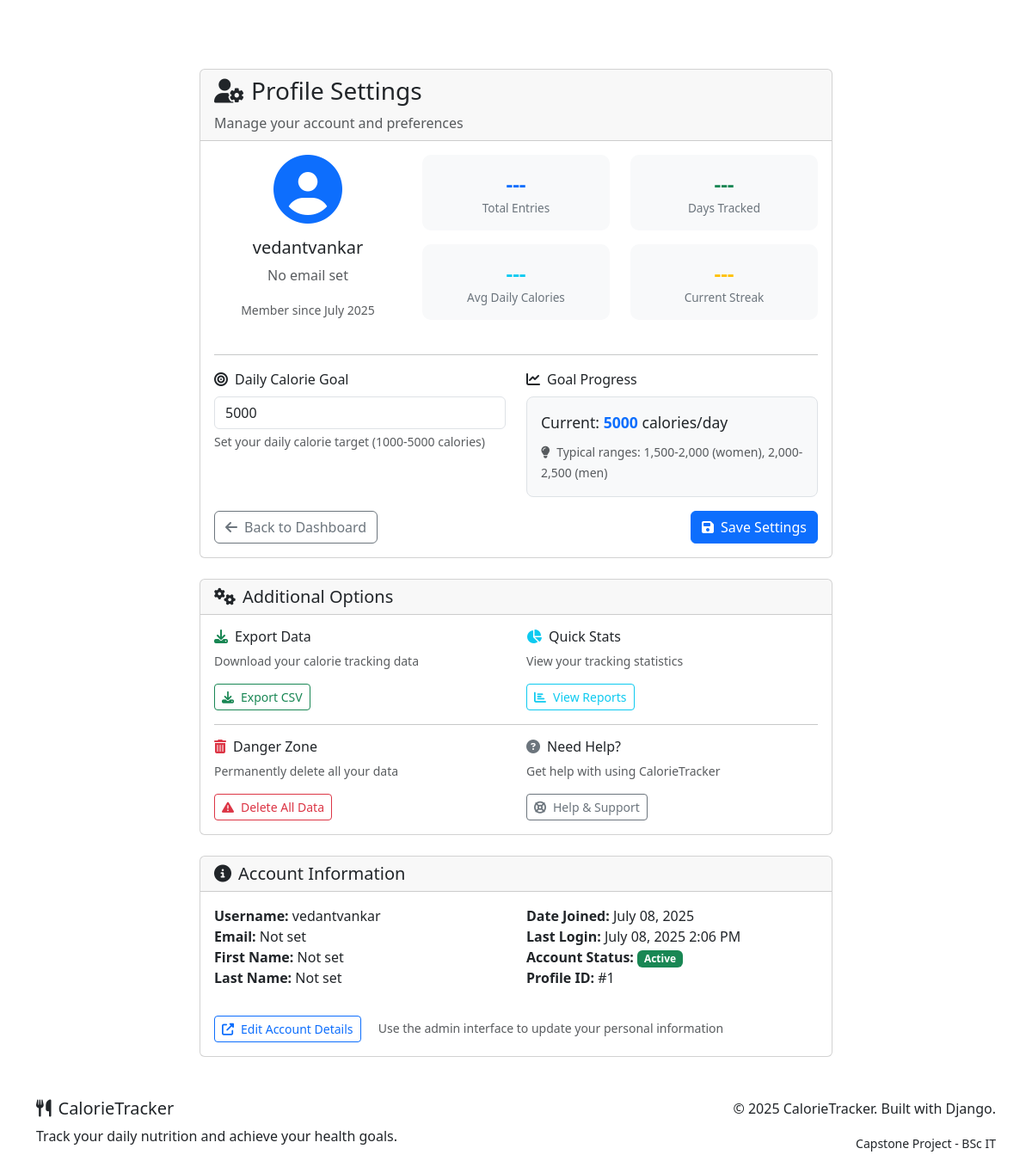
The page /profile/ (signed in) on the database as committed earlier.
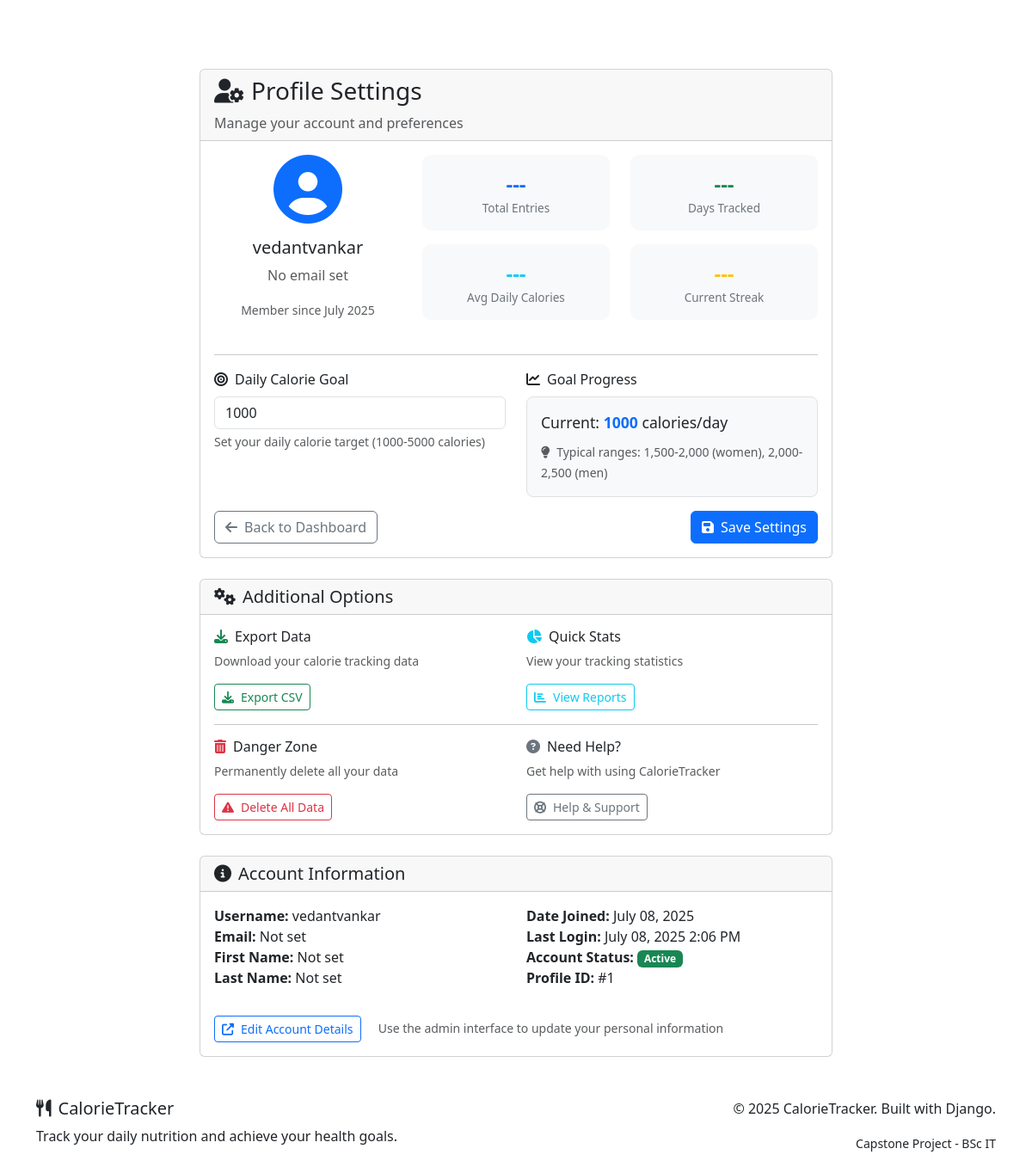
The same page on the database as committed later.
### calories/models.py (models this page shows, shortened)
class UserProfile(models.Model):
    user = models.OneToOneField(User, on_delete=models.CASCADE)
    daily_calorie_goal = models.IntegerField(default=2000)
    created_at = models.DateTimeField(auto_now_add=True)

### calories/views.py (the view)
# urls.py: path('profile/', views.profile_settings, name='profile_settings'),
@login_required
def profile_settings(request):
    profile, created = UserProfile.objects.get_or_create(
        user=request.user,
        defaults={'daily_calorie_goal': 2000}
    )
    if request.method == 'POST':
        form = UserProfileForm(request.POST, instance=profile)
        if form.is_valid():
            form.save()
            messages.success(request, 'Profile updated successfully!')
            return redirect('dashboard')
    else:
        form = UserProfileForm(instance=profile)
    return render(request, 'calories/profile.html', {'form': form})

### calories/forms.py
class UserProfileForm(forms.ModelForm):
    class Meta:
        model = UserProfile
        fields = ['daily_calorie_goal']
        widgets = {
            'daily_calorie_goal': forms.NumberInput(attrs={
                'class': 'form-control',
                'min': '1000',
                'max': '5000',
                'step': '50'
            })
        }
        labels = {
            'daily_calorie_goal': 'Daily Calorie Goal'
        }
        help_texts = {
            'daily_calorie_goal': 'Set your daily calorie target (1000-5000 calories)'
        }

### calories/templates/calories/profile.html (shortened to what this page needs)
{% extends 'calories/base.html' %}
{% block content %}
<div class="row justify-content-center">
    <div class="col-md-8">
        <div class="card">
            <div class="card-header">
                <h3><i class="fas fa-user-cog me-2"></i>Profile Settings</h3>
                <p class="mb-0 text-muted">Manage your account and preferences</p>
            </div>
            <div class="card-body">
                <div class="row mb-4">
                    <div class="col-md-4 text-center">
                        <div class="profile-avatar mb-3">
                            <i class="fas fa-user-circle fa-5x text-primary"></i>
                        </div>
                        <h5>{{ user.first_name|default:user.username }}</h5>
                        <p class="text-muted">{{ user.email|default:"No email set" }}</p>
                        <small class="text-muted">
                            Member since {{ user.date_joined|date:"F Y" }}
                        </small>
                    </div>
                    <div class="col-md-8">
                        <div class="row">
                            <div class="col-6">
                                <div class="stat-card">
                                    <div class="stat-number text-primary" id="total-entries">---</div>
                                    <div class="stat-label">Total Entries</div>
                                </div>
                            </div>
                            <div class="col-6">
                                <div class="stat-card">
                                    <div class="stat-number text-success" id="days-tracked">---</div>
                                    <div class="stat-label">Days Tracked</div>
                                </div>
                            </div>
                            <div class="col-6">
                                <div class="stat-card">
                                    <div class="stat-number text-info" id="avg-daily">---</div>
                                    <div class="stat-label">Avg Daily Calories</div>
                                </div>
                            </div>
                            <div class="col-6">
                                <div class="stat-card">
                                    <div class="stat-number text-warning" id="streak">---</div>
                                    <div class="stat-label">Current Streak</div>
                                </div>
                            </div>
                        </div>
                    </div>
                </div>
                <hr>
                <form method="post" id="profile-form">
                    <div class="row">
                        <div class="col-md-6 mb-3">
                            <label for="{{ form.daily_calorie_goal.id_for_label }}" class="form-label">
                                <i class="fas fa-bullseye me-2"></i>Daily Calorie Goal
                            </label>
                            {{ form.daily_calorie_goal }}
                            <div class="form-text">{{ form.daily_calorie_goal.help_text }}</div>
                        </div>
                        <div class="col-md-6 mb-3">
                            <label class="form-label">
                                <i class="fas fa-chart-line me-2"></i>Goal Progress
                            </label>
                            <div class="goal-preview" id="goal-preview">
                                <div class="current-goal">
                                    Current: <span class="fw-bold text-primary">{{ form.daily_calorie_goal.value|default:2000 }}</span> calories/day
                                </div>
                                <div class="goal-recommendation mt-2">
                                    <small class="text-muted">
                                        <i class="fas fa-lightbulb me-1"></i>
                                        Typical ranges: 1,500-2,000 (women), 2,000-2,500 (men)
                                    </small>
                                </div>
                            </div>
                        </div>
                    </div>
                    <div class="d-flex justify-content-between">
                        <a href="{% url 'dashboard' %}" class="btn btn-outline-secondary">
                            <i class="fas fa-arrow-left me-2"></i>Back to Dashboard
                        </a>
                        <button type="submit" class="btn btn-primary">
                            <i class="fas fa-save me-2"></i>Save Settings
                        </button>
                    </div>
                </form>
            </div>
        </div>
        <div class="card mt-4">
            <div class="card-header">
                <h5 class="mb-0"><i class="fas fa-cogs me-2"></i>Additional Options</h5>
            </div>
            <div class="card-body">
                <div class="row">
                    <div class="col-md-6">
                        <h6><i class="fas fa-download me-2 text-success"></i>Export Data</h6>
                        <p class="text-muted small">Download your calorie tracking data</p>
                        <button class="btn btn-outline-success btn-sm" onclick="exportData()">
                            <i class="fas fa-download me-2"></i>Export CSV
                        </button>
                    </div>
                    <div class="col-md-6">
                        <h6><i class="fas fa-chart-pie me-2 text-info"></i>Quick Stats</h6>
                        <p class="text-muted small">View your tracking statistics</p>
                        <a href="{% url 'weekly_report' %}" class="btn btn-outline-info btn-sm">
                            <i class="fas fa-chart-bar me-2"></i>View Reports
                        </a>
                    </div>
                </div>
                <hr>
                <div class="row mt-3">
                    <div class="col-md-6">
                        <h6><i class="fas fa-trash-alt me-2 text-danger"></i>Danger Zone</h6>
                        <p class="text-muted small">Permanently delete all your data</p>
                        <button class="btn btn-outline-danger btn-sm" onclick="showDeleteWarning()">
                            <i class="fas fa-exclamation-triangle me-2"></i>Delete All Data
                        </button>
                    </div>
                    <div class="col-md-6">
                        <h6><i class="fas fa-question-circle me-2 text-secondary"></i>Need Help?</h6>
                        <p class="text-muted small">Get help with using CalorieTracker</p>
                        <button class="btn btn-outline-secondary btn-sm" onclick="showHelp()">
                            <i class="fas fa-life-ring me-2"></i>Help & Support
                        </button>
                    </div>
                </div>
            </div>
        </div>
        <div class="card mt-4">
            <div class="card-header">
                <h5 class="mb-0"><i class="fas fa-info-circle me-2"></i>Account Information</h5>
            </div>
            <div class="card-body">
                <div class="row">
                    <div class="col-md-6">
                        <ul class="list-unstyled">
                            <li><strong>Username:</strong> {{ user.username }}</li>
                            <li><strong>Email:</strong> {{ user.email|default:"Not set" }}</li>
                            <li><strong>First Name:</strong> {{ user.first_name|default:"Not set" }}</li>
                            <li><strong>Last Name:</strong> {{ user.last_name|default:"Not set" }}</li>
                        </ul>
                    </div>
                    <div class="col-md-6">
                        <ul class="list-unstyled">
                            <li><strong>Date Joined:</strong> {{ user.date_joined|date:"F d, Y" }}</li>
                            <li><strong>Last Login:</strong> {{ user.last_login|date:"F d, Y g:i A"|default:"Never" }}</li>
                            <li><strong>Account Status:</strong>
                                <span class="badge bg-success">Active</span>
                            </li>
                            <li><strong>Profile ID:</strong> #{{ user.id }}</li>
                        </ul>
                    </div>
                </div>
                <div class="mt-3">
                    <a href="/admin/" class="btn btn-outline-primary btn-sm" target="_blank">
                        <i class="fas fa-external-link-alt me-2"></i>Edit Account Details
                    </a>
                    <small class="text-muted ms-3">
                        Use the admin interface to update your personal information
                    </small>
                </div>
            </div>
        </div>
    </div>
</div>
{% endblock %}

### calories/templates/calories/base.html (shortened to what this page needs)
<!DOCTYPE html>
<html lang="en">
<head>
    <link href="https://cdnjs.cloudflare.com/ajax/libs/bootstrap/5.3.0/css/bootstrap.min.css" rel="stylesheet">
    <link href="https://cdnjs.cloudflare.com/ajax/libs/font-awesome/6.4.0/css/all.min.css" rel="stylesheet">
</head>
<body>
    <nav class="navbar navbar-expand-lg navbar-dark navbar-custom">
        <div class="container">
            <a class="navbar-brand" href="{% url 'home' %}">
                <i class="fas fa-utensils me-2"></i>CalorieTracker
            </a>
            <div class="collapse navbar-collapse" id="navbarNav">
                <ul class="navbar-nav me-auto">
                    {% if user.is_authenticated %}
                        <li class="nav-item">
                            <a class="nav-link" href="{% url 'dashboard' %}">
                                <i class="fas fa-tachometer-alt me-1"></i>Dashboard
                            </a>
                        </li>
                        <li class="nav-item">
                            <a class="nav-link" href="{% url 'add_entry' %}">
                                <i class="fas fa-plus me-1"></i>Add Food
                            </a>
                        </li>
                        <li class="nav-item">
                            <a class="nav-link" href="{% url 'calorie_history' %}">
                                <i class="fas fa-history me-1"></i>History
                            </a>
                        </li>
                        <li class="nav-item">
                            <a class="nav-link" href="{% url 'weekly_report' %}">
                                <i class="fas fa-chart-line me-1"></i>Reports
                            </a>
                        </li>
                    {% endif %}
                </ul>
                <ul class="navbar-nav">
                    {% if user.is_authenticated %}
                        <li class="nav-item dropdown">
                            <a class="nav-link dropdown-toggle" href="#" id="navbarDropdown" role="button" data-bs-toggle="dropdown">
                                <i class="fas fa-user me-1"></i>{{ user.username }}
                            </a>
                        </li>
                    {% endif %}
                </ul>
            </div>
        </div>
    </nav>
    <main class="container mt-4">
        {% block content %}{% endblock %}
    </main>
    <footer class="footer mt-5">
        <div class="container">
            <div class="row">
                <div class="col-md-6">
                    <h5><i class="fas fa-utensils me-2"></i>CalorieTracker</h5>
                    <p>Track your daily nutrition and achieve your health goals.</p>
                </div>
                <div class="col-md-6 text-md-end">
                    <p>&copy; 2025 CalorieTracker. Built with Django.</p>
                    <p><small>Capstone Project - BSc IT</small></p>
                </div>
            </div>
        </div>
    </footer>
</body>
</html>

### calories/templates/calories/profile.html (style rules this page uses)
.profile-avatar { margin-bottom: 1rem; }
.stat-card { text-align: center; padding: 1rem; margin-bottom: 1rem; background: #f8f9fa; border-radius: 10px; border-left: 4px solid var(--primary-color); }
.stat-number { font-size: 1.5rem; font-weight: bold; display: block; }
.stat-label { color: #6c757d; font-size: 0.85rem; }
.goal-preview { padding: 1rem; background: #f8f9fa; border-radius: 8px; border: 1px solid #dee2e6; }
.current-goal { font-size: 1.1rem; }

Rows that differ between the two databases and show on the page:
changed UserProfile: daily_calorie_goal "5000" → "1000"
Other text that changed with them:
text no longer shown: "5000"
text now shown: "1000"
